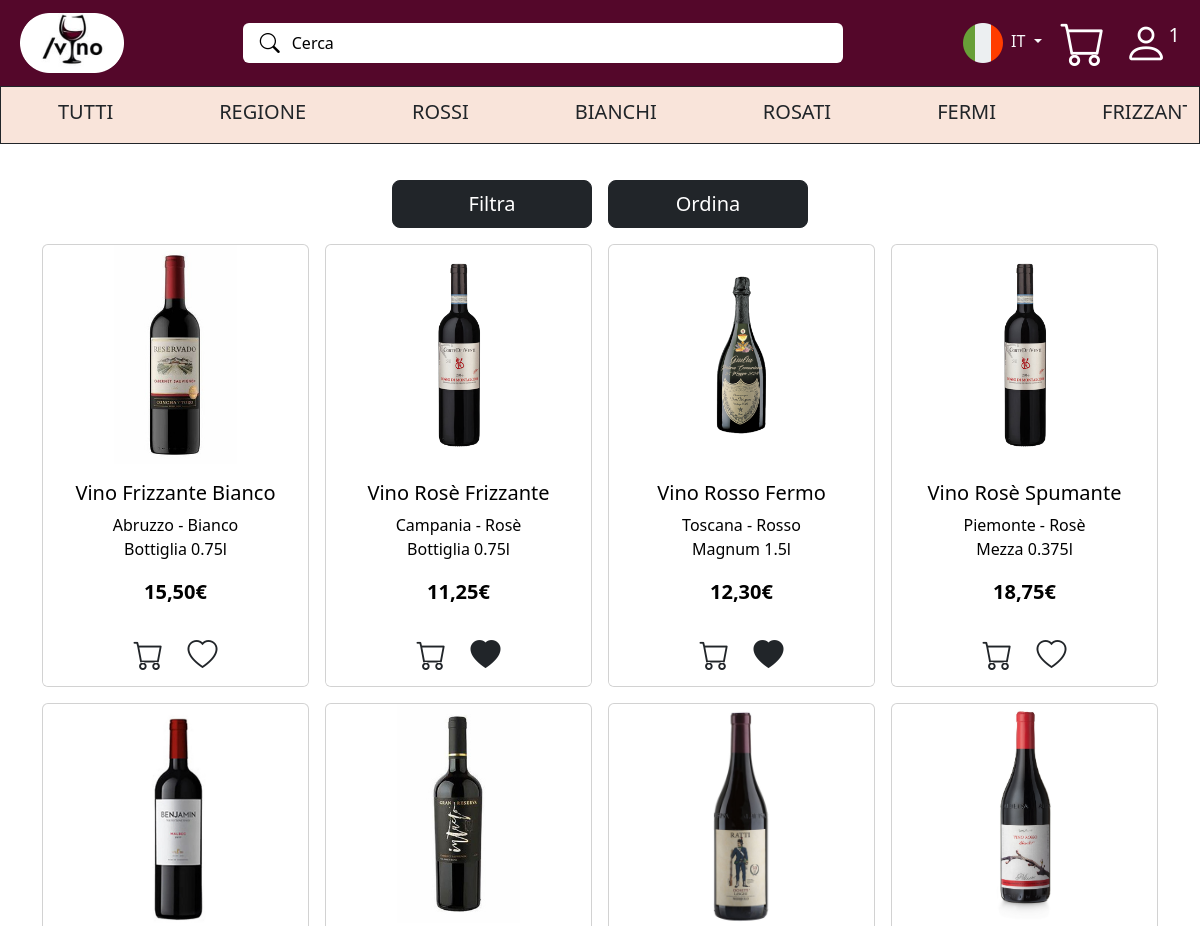
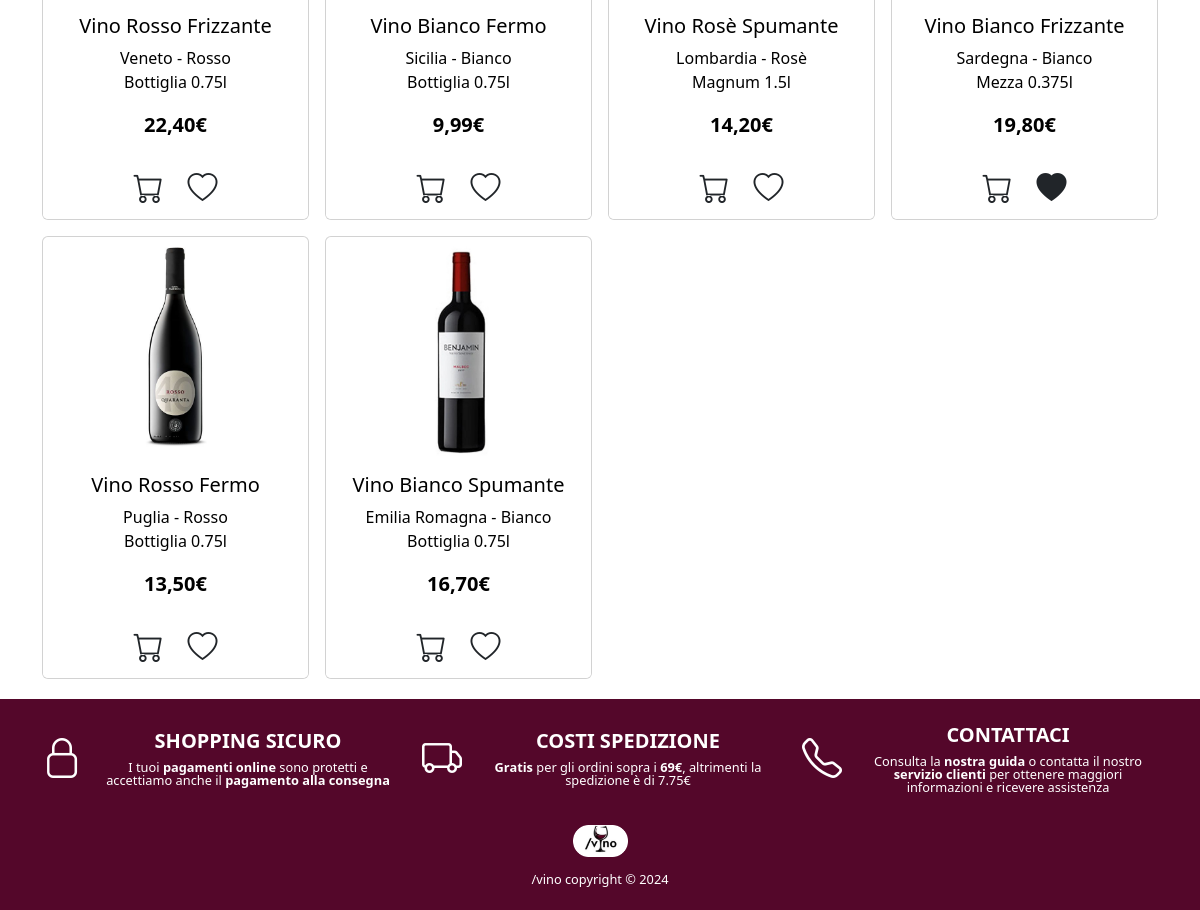
Page /listaprodotti.php (signed in) on the committed database (2 pictures, top to bottom).
### tables this page shows
create table PRODOTTO (
     ID_Prodotto varchar(10) not null,
     Prezzo float(10) not null,
     Quantita_Magazzino numeric(10) not null,
     Foto text not null,
     Nascosto char,
     primary key (ID_Prodotto));

### listaprodotti.php (called while the page is built, shortened)
<?php
require_once("bootstrapt.php");
$pmin  = isset($_GET['pmin'])  ? (float) $_GET['pmin']  : 0;
$pmax  = isset($_GET['pmax'])  ? (float) $_GET['pmax']  : 10000;
$prov  = isset($_GET['prov'])  ? $_GET['prov']         : '%';
$friz  = isset($_GET['friz'])  ? $_GET['friz']         : '%';
$tona  = isset($_GET['tona'])  ? $_GET['tona']         : '%';
$dime  = isset($_GET['dime'])  ? $_GET['dime']         : '%';
$sort  = isset($_GET['sort'])  ? $_GET['sort']         : '';
$lingua = ($linguaAttuale === "en") ? 2 : 1;
switch ($sort) {
  default:
    $ordine = "";
    break;
}
if(isset($_GET['prefs'])){
    if(isset($_SESSION["email"])){
        $wines = $db->getViniPreferiti($lingua, $_SESSION["email"]);
        $nPrefs = $db->getNumberPrefs($_SESSION["email"]);
        numberOfPrefs($nPrefs[0]["numero_occorrenze"]);
    }
}else{
    $wines = $db->getAllVini($lingua, $pmin, $pmax, $prov, $friz, $tona, $dime, $ordine );
}
require("template/base.php");
?>

### bootstrapt.php (called while the page is built, shortened)
<?php
require_once("db/database.php");
$db = new VinoDatabase();
if (isset($_GET['lang'])) {
    $linguaAttuale = $_GET['lang'];
    setcookie("lingua", $linguaAttuale, time() + (30 * 24 * 60 * 60), "/");
} elseif (isset($_COOKIE['lingua'])) {
    $linguaAttuale = $_COOKIE['lingua'];
} else {
    $linguaAttuale = "it";
}
?>

### db/database.php (called while the page is built, shortened)
<?php
class VinoDatabase {
    private $pdo;
    public function __construct() {
        try {
            $this->pdo = new PDO("mysql:host=localhost;dbname=vino", "root", "");
            $this->pdo->setAttribute(PDO::ATTR_ERRMODE, PDO::ERRMODE_EXCEPTION);
        } catch (PDOException $e) {
            die("Connection failed: " . $e->getMessage());
        }
    }
    private function executeQuery($query, $params = []) {
        $stmt = $this->pdo->prepare($query);
        $stmt->execute($params);
        return $stmt->fetchAll(PDO::FETCH_ASSOC);
    }
    public function getAllVini(
        $lingua = 1,
        $pmin = 0,
        $pmax = 100000,
        $prov = '%',
        $friz = '%',
        $tona = '%',
        $dime = '%',
        $order = ''
    ) {
        $subQuery = "
            SELECT
                PRODOTTO.ID_Prodotto,
                Prezzo,
                GROUP_CONCAT(
                    CASE WHEN CATEGORIA.Titolo = 'Frizzantezza' THEN ATTRIBUTO.Titolo END
                ) AS Frizzantezza,
                GROUP_CONCAT(
                    CASE WHEN CATEGORIA.Titolo = 'Tonalità' THEN ATTRIBUTO.Titolo END
                ) AS Tonalita,
                GROUP_CONCAT(
                    CASE WHEN CATEGORIA.Titolo = 'Provenienza' THEN ATTRIBUTO.Titolo END
                ) AS Provenienza,
                GROUP_CONCAT(
                    CASE WHEN CATEGORIA.Titolo = 'Dimensione Bottiglia' THEN ATTRIBUTO.Titolo END
                ) AS Capacita_Bottiglia,
                TESTO_PRODOTTO.Titolo AS Titolo_Prodotto,
                TESTO_PRODOTTO.Descrizione,
                Foto,
                Quantita_Magazzino,
                Nascosto
            FROM
                PRODOTTO
            JOIN TESTO_PRODOTTO
                ON PRODOTTO.ID_Prodotto = TESTO_PRODOTTO.ID_Prodotto
            LEFT JOIN ATTRIBUTA
                ON PRODOTTO.ID_Prodotto = ATTRIBUTA.ID_Prodotto
            LEFT JOIN ATTRIBUTO
                ON ATTRIBUTA.ID_Attributo = ATTRIBUTO.ID_Attributo
            LEFT JOIN CATEGORIA
                ON ATTRIBUTO.ID_Categoria = CATEGORIA.ID_Categoria
            WHERE
                TESTO_PRODOTTO.Lingua = :lingua
            GROUP BY
                PRODOTTO.ID_Prodotto, Prezzo, TESTO_PRODOTTO.Titolo, TESTO_PRODOTTO.Descrizione
            HAVING
                (Frizzantezza        LIKE :friz)
                AND (Tonalita        LIKE :tona)
                AND (Provenienza     LIKE :prov)
                AND (Capacita_Bottiglia LIKE :dime)
                AND Prezzo BETWEEN :pmin AND :pmax
                AND (PRODOTTO.Nascosto IS NULL)
        ";
        $finalQuery = "
            SELECT T.*
            FROM (
                $subQuery
            ) AS T
        ";
        $params = [
            ':lingua' => $lingua,
            ':friz'   => $friz,
            ':tona'   => $tona,
            ':prov'   => $prov,
            ':dime'   => $dime,
            ':pmin'   => $pmin,
            ':pmax'   => $pmax
        ];
        return $this->executeQuery($finalQuery, $params);
    }
    public function checkVinoPreferito($email, $id){
        $query = "
           SELECT COUNT(*) AS is_favorite
           FROM preferisce
            WHERE email = :email AND id_prodotto = :id;
        ";
        $params = [
            ':email' => $email,
            ':id' => $id
        ];
        return $this->executeQuery($query, $params);
    }
}
?>

### template/listaprodotti-template.php (the view, shortened to what this page needs)
<div class="d-flex justify-content-center gap-3">
  <button class="btn btn-dark text-white mb-3 btn-lg w-100" data-bs-toggle="modal" data-bs-target="#filterModal">
    <?php echo $linguaAttuale == "en" ? "Filter" : "Filtra" ?>
  </button>
  <button class="btn btn-dark text-white mb-3 btn-lg w-100" data-bs-toggle="modal" data-bs-target="#sortModal">
    <?php echo $linguaAttuale == "en" ? "Order" : "Ordina" ?>
  </button>
</div>
<div class="row row-cols-2 row-cols-md-4 g-3">
  <?php if (!empty($wines)): ?>
  <?php foreach ($wines as $vino): ?>
  <div class="col">
    <a href="prodotto.php?id=<?php echo htmlspecialchars($vino['ID_Prodotto']); ?>">
      <div class="card h-100 text-center">
        <img src="<?php echo "resources/img/".htmlspecialchars($vino['Foto'] ?? 'vino_generic.jpg'); ?>" class="card-img-top" alt="<?php echo htmlspecialchars($vino['Titolo_Prodotto']); ?>" />
        <div class="card-body">
          <h5 class="card-title">
            <?php echo htmlspecialchars($vino['Titolo_Prodotto']); ?>
          </h5>
        <p class="fs-6 mb-0">
          <?php echo htmlspecialchars($vino['Provenienza'])." - ".htmlspecialchars($vino['Tonalita']);?>
        </p>
        <p class="fs-6">
          <?php echo htmlspecialchars($vino['Capacita_Bottiglia']); ?>
        </p>
        <p class="card-text fw-bold">
          <?php
              echo number_format($vino['Prezzo'], 2, ',', '.')."€";
            ?>
        </p>
      </div>
      <div class="card-footer bg-white border-0">
        <button class="btn-custom me-2">
          <span class="bi bi-cart text-dark" role="img" aria-label="icona carrello"></span>
        </button>
    </a>
      <button class="btn-custom">
        <?php $isPref = $db->checkVinoPreferito(isset($_SESSION['email']) ? $_SESSION['email'] : "", $vino['ID_Prodotto']); ?>
        <?php if ($isPref[0]["is_favorite"] != 0): ?>
          <span class="bi bi-heart-fill text-dark" role="img" aria-label="icona cuore pieno"
          onclick="removeFavorite('<?php echo $vino['ID_Prodotto']; ?>', this)"></span>
        <?php else: ?>
          <?php if(isset($_SESSION['email'])): ?>
          <span class="bi bi-heart text-dark" role="img" aria-label="icona cuore"
          onclick="addFavorite('<?php echo $vino['ID_Prodotto']; ?>', this)"></span>
          <?php else: ?>
            <span class="bi bi-heart text-dark" role="img" aria-label="icona cuore"
            onclick="window.location.href='login.php';"></span>
          <?php endif; ?>
        <?php endif; ?>
      </button>
      </div>
    </div>
  <?php endforeach; ?>
  <?php endif; ?>

### css/style.css (style rules this page uses)
body { margin: 0; padding: 0; width: 100%; height: 100%; }
a { text-decoration: none !important; color: #000 !important; }
span.bi { font-size: 30px; color: #000; }
.card-img-top { height: 220px; object-fit: contain; }
.btn-custom { border: none; background-color: transparent; color: inherit; transition: all 0.3s ease; }
.btn-custom span.bi { transition: color 0.3s ease; }
.d-flex > button:nth-of-type(1), .d-flex > button:nth-of-type(2) { max-width: 200px; }
@media (min-width: 993px) { p, ul > li { font-size: 1.25rem; } }

### rows in the picture
prodotto: Foto (picture), Titolo_Prodotto "Vino Frizzante Bianco", Provenienza "Abruzzo", Tonalita "Bianco", Capacita_Bottiglia "Bottiglia 0.75l", Prezzo "15,50"
prodotto: Foto (picture), Titolo_Prodotto "Vino Rosè Frizzante", Provenienza "Campania", Tonalita "Rosè", Capacita_Bottiglia "Bottiglia 0.75l", Prezzo "11,25"
prodotto: Foto (picture), Titolo_Prodotto "Vino Rosso Fermo", Provenienza "Toscana", Tonalita "Rosso", Capacita_Bottiglia "Magnum 1.5l", Prezzo "12,30"
prodotto: Foto (picture), Titolo_Prodotto "Vino Rosè Spumante", Provenienza "Piemonte", Tonalita "Rosè", Capacita_Bottiglia "Mezza 0.375l", Prezzo "18,75"
prodotto: Foto (picture), Titolo_Prodotto "Vino Rosso Frizzante", Provenienza "Veneto", Tonalita "Rosso", Capacita_Bottiglia "Bottiglia 0.75l", Prezzo "22,40"
prodotto: Foto (picture), Titolo_Prodotto "Vino Bianco Fermo", Provenienza "Sicilia", Tonalita "Bianco", Capacita_Bottiglia "Bottiglia 0.75l", Prezzo "9,99"
prodotto: Foto (picture), Titolo_Prodotto "Vino Rosè Spumante", Provenienza "Lombardia", Tonalita "Rosè", Capacita_Bottiglia "Magnum 1.5l", Prezzo "14,20"
prodotto: Foto (picture), Titolo_Prodotto "Vino Bianco Frizzante", Provenienza "Sardegna", Tonalita "Bianco", Capacita_Bottiglia "Mezza 0.375l", Prezzo "19,80"
prodotto: Foto (picture), Titolo_Prodotto "Vino Rosso Fermo", Provenienza "Puglia", Tonalita "Rosso", Capacita_Bottiglia "Bottiglia 0.75l", Prezzo "13,50"
prodotto: Foto (picture), Titolo_Prodotto "Vino Bianco Spumante", Provenienza "Emilia Romagna", Tonalita "Bianco", Capacita_Bottiglia "Bottiglia 0.75l", Prezzo "16,70"

### other values in the picture
$nNotifications[0]["COUNT(ID_NOTIFICA)"] "1"
